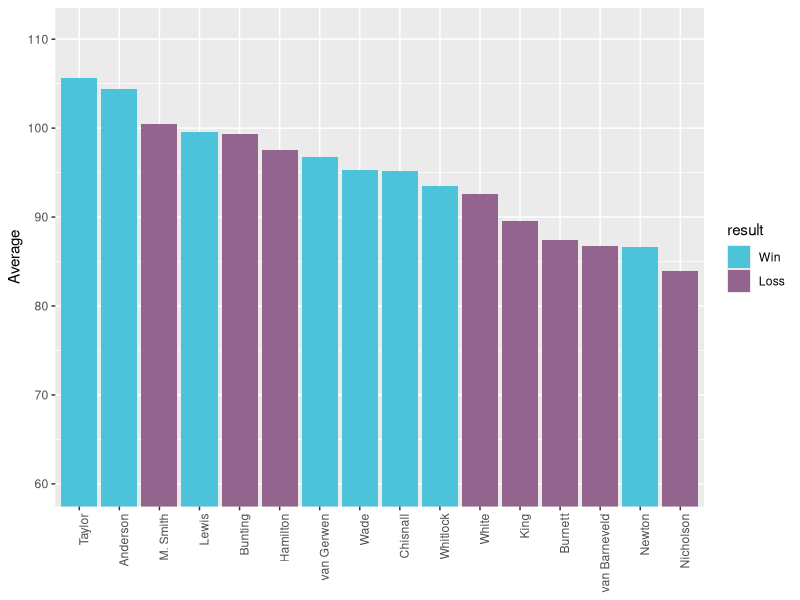

Here is the R script that generated this plot:
players <- "van Barneveld"
averages <- 86.78
result <- "Loss"

players <- c(players, "Whitlock")
averages <- c(averages, 93.54)
result <- c(result, "Win")

players <- c(players, "van Gerwen")
averages <- c(averages, 96.75)
result <- c(result, "Win")

players <- c(players, "White")
averages <- c(averages, 92.58)
result <- c(result, "Loss")

players <- c(players, "Wade")
averages <- c(averages, 95.24)
result <- c(result, "Win")

players <- c(players, "Burnett")
averages <- c(averages, 87.42)
result <- c(result, "Loss")

players <- c(players, "Hamilton")
averages <- c(averages, 97.54)
result <- c(result, "Loss")

players <- c(players, "Chisnall")
averages <- c(averages, 95.19)
result <- c(result, "Win")

players <- c(players, "Nicholson")
averages <- c(averages, 83.94)
result <- c(result, "Loss")

players <- c(players, "Newton")
averages <- c(averages, 86.62)
result <- c(result, "Win")

players <- c(players, "Anderson")
averages <- c(averages, 104.41)
result <- c(result, "Win")

players <- c(players, "Bunting")
averages <- c(averages, 99.37)
result <- c(result, "Loss")

players <- c(players, "Taylor")
averages <- c(averages, 105.64)
result <- c(result, "Win")

players <- c(players, "M. Smith")
averages <- c(averages, 100.44)
result <- c(result, "Loss")

players <- c(players, "Lewis")
averages <- c(averages, 99.61)
result <- c(result, "Win")

players <- c(players, "King")
averages <- c(averages, 89.59)
result <- c(result, "Loss")

result <- factor(result)

df <- data.frame(players, averages, result)
df <- df[with(df, order(-averages)), ]
df$players <- reorder(df$players, -df$averages)
df$result <- factor(df$result, levels(df$result)[c(2,1)])

library(ggplot2)
plot <- ggplot(data=df, aes(x=players, y=averages))
plot <- plot + scale_fill_manual(values = c("#4CC3D9", "#93648D"))
plot <- plot + theme(axis.text.x = element_text(angle = 90, hjust = 1))
plot <- plot + coord_cartesian(ylim = c(60,111))
plot <- plot + ylab("Average")
plot <- plot + theme(axis.title.x = element_blank())
setwd("/Users/JackPeacock/Desktop/Darts\ Business/Graphics")
png("2ndroundaverages.png", height= 512, width=1024)
plot + geom_bar(aes(fill=result), stat="identity")
dev.off()
